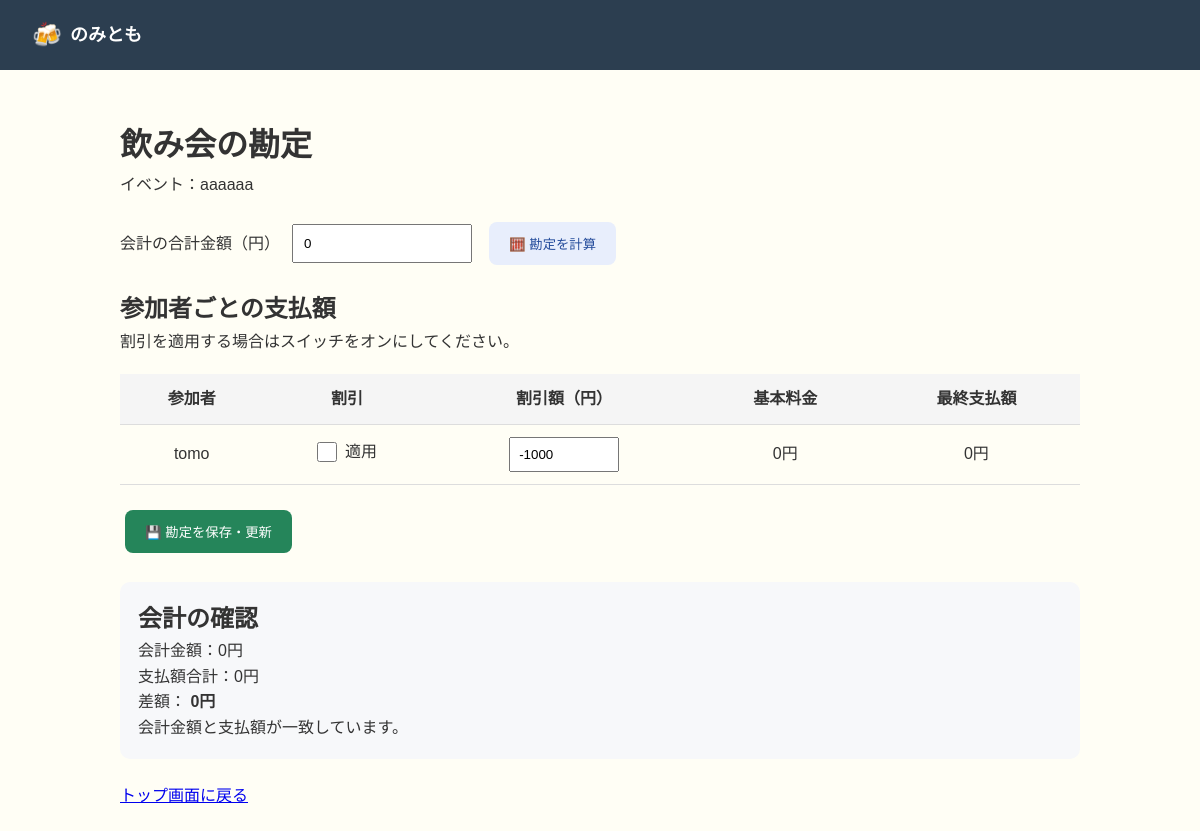
The page /event/6/billing (signed in) on the database its author committed.
### tables this page shows
CREATE TABLE events (
    id INTEGER PRIMARY KEY AUTOINCREMENT,

    title TEXT NOT NULL,

    host_user_id INTEGER NOT NULL,

    places TEXT,
    dates TEXT,
    times TEXT,

    is_active BOOLEAN NOT NULL DEFAULT 1,

    created_at DATETIME NOT NULL DEFAULT (datetime('now','localtime')),

    finished_at DATETIME,

    FOREIGN KEY(host_user_id)
        REFERENCES users(id)
);

CREATE TABLE users (
    id INTEGER PRIMARY KEY AUTOINCREMENT,
    username TEXT NOT NULL UNIQUE,
    email TEXT NOT NULL UNIQUE,
    password_hash TEXT NOT NULL,
    created_at DATETIME NOT NULL DEFAULT CURRENT_TIMESTAMP
);

### app.py (the view, shortened to what this page needs)
@app.route("/event/<int:event_id>/billing", methods=["GET", "POST"])
def event_billing(event_id):
    if "user_id" not in session:
        return redirect(url_for("login"))
    user_id = session["user_id"]
    conn = get_db()
    conn.execute("PRAGMA foreign_keys = ON")
    try:
        event = conn.execute(
            "SELECT * FROM events WHERE id = ?", (event_id,)
        ).fetchone()
        if event is None:
            flash("イベントが見つかりません。")
            return redirect(url_for("index"))
        if event["host_user_id"] != user_id:
            flash("勘定を編集できるのは主催者のみです。")
            return redirect(url_for("index"))
        participants = conn.execute("""
            SELECT DISTINCT u.id, u.username AS name
            FROM votes v
            JOIN users u ON u.id = v.user_id
            WHERE v.event_id = ? AND v.is_join = 1
            ORDER BY u.id
        """, (event_id,)).fetchall()
        billing = conn.execute(
            "SELECT * FROM billings WHERE event_id = ?", (event_id,)
        ).fetchone()
        details = {}
        total_amount = billing["total_amount"] if billing else 0
        calculated = False
        error = None
        if calculated:
            shown_participants = display_participants
        else:
            base_amount = (
                calculate_base_amount(total_amount, len(participants))
                if participants and total_amount >= 0 else 0
            )
            shown_participants = []
            for p in participants:
                d = details.get(p["id"], {})
                enabled = d.get("discount_enabled", 0)
                adjustment = d.get("adjustment", -1000)
                shown_participants.append({
                    "id": p["id"],
                    "name": p["name"],
                    "base_amount": d.get("base_amount", base_amount),
                    "adjustment": adjustment,
                    "discount_enabled": enabled,
                    "final_amount": d.get("final_amount", base_amount),
                })
        paid_total = sum(
            p["final_amount"] for p in shown_participants
        )
        difference = total_amount - paid_total
        return render_template(
            "billing.html",
            event=event,
            participants=shown_participants,
            total_amount=total_amount,
            paid_total=paid_total,
            difference=difference,
            billing=billing,
            calculated=calculated,
            error=error,
        )
    finally:
        conn.close()

### app.py (called while the page is built)
def calculate_base_amount(total_amount, participant_count):
    if total_amount < 0:
        raise ValueError("合計金額は0円以上で入力してください。")
    if participant_count <= 0:
        raise ValueError("参加者がいません。")
    return (total_amount // participant_count // 10) * 10

def get_db():
    conn = sqlite3.connect(DB_NAME)
    conn.row_factory = sqlite3.Row
    return conn

### templates/billing.html (shortened to what this page needs)
<!DOCTYPE html>
<html lang="ja">
<head>
    <link rel="stylesheet" href="{{ url_for('static', filename='css/style.css') }}">
</head>
<body>
    <header class="header">
        <div class="header-logo">
            <span class="beer-icon">🍻</span>
            <span class="header-title">のみとも</span>
        </div>
    </header>
    <main class="billing-container">
        <h1>飲み会の勘定</h1>
        <p>イベント：{{ event.title }}</p>
        <form method="POST">
            <div class="billing-input">
                <label for="total_amount">会計の合計金額（円）</label>
                <input type="number" id="total_amount" name="total_amount" min="0" step="1" value="{{ total_amount }}"
                    required>
                <button type="submit" name="action" value="calculate" class="billing-button calculate-button">
                    🧮 勘定を計算
                </button>
            </div>
            <h2>参加者ごとの支払額</h2>
            <p>割引を適用する場合はスイッチをオンにしてください。</p>
            {% if participants %}
            <div class="billing-table-wrapper">
                <table class="billing-table">
                    <thead>
                        <tr>
                            <th>参加者</th>
                            <th>割引</th>
                            <th>割引額（円）</th>
                            <th>基本料金</th>
                            <th>最終支払額</th>
                        </tr>
                    </thead>
                    <tbody>
                        {% for p in participants %}
                        <tr>
                            <td>{{ p.name }}</td>
                            <td>
                                <label class="discount-switch">
                                    <input type="checkbox" name="discount_enabled_{{ p.id }}" >
                                    <span>適用</span>
                                </label>
                            </td>
                            <td>
                                <input type="number" class="adjustment-input" name="adjustment_{{ p.id }}"
                                    value="{{ p.adjustment }}" step="1" aria-label="{{ p.name }}の割引額">
                            </td>
                            <td>{{ "{:,}".format(p.base_amount) }}円</td>
                            <td>
                                {% if p.discount_enabled %}
                                <span class="discounted">
                                    {{ "{:,}".format(p.final_amount) }}円
                                </span>
                                {% else %}
                                {{ "{:,}".format(p.final_amount) }}円
                                {% endif %}
                            </td>
                        </tr>
                        {% endfor %}
                    </tbody>
                </table>
            </div>
            <button type="submit" name="action" value="save" class="billing-button save-button">
                💾 勘定を保存・更新
            </button>
            {% else %}
            <p>参加すると回答したユーザーはいません。</p>
            {% endif %}
        </form>
        <section class="billing-summary">
            <h2>会計の確認</h2>
            <p>会計金額：{{ "{:,}".format(total_amount) }}円</p>
            <p>支払額合計：{{ "{:,}".format(paid_total) }}円</p>
            <p>
                差額：
                <strong>{{ "{:,}".format(difference) }}円</strong>
            </p>
            {% if difference == 0 %}
            <p>会計金額と支払額が一致しています。</p>
            {% elif difference > 0 %}
            <p>あと{{ "{:,}".format(difference) }}円を配分する必要があります。</p>
            {% else %}
            <p>会計金額より{{ "{:,}".format(-difference) }}円多く設定されています。</p>
            {% endif %}
        </section>
        <p style="margin-top: 24px;">
            <a href="{{ url_for('index') }}">トップ画面に戻る</a>
        </p>
    </main>
</body>
</html>

### static/css/style.css (style rules this page uses)
:root { --primary-color: #F5A623; --primary-hover: #E09000; --primary-light: #FFF8E7; --secondary-color: #2C3E50; --text-primary: #333333; --text-secondary: #666666; --text-muted: #999999; --background: #FFFEF5; --white: #FFFFFF; --border-color: #E0E0E0; --error-color: #E74C3C; --success-color: #27AE60; --shadow-sm: 0 2px 4px rgba(0, 0, 0, 0.05); --shadow-md: 0 4px 12px rgba(0, 0, 0, 0.1); --shadow-lg: 0 8px 24px rgba(0, 0, 0, 0.12); --radius-sm: 8px; --radius-md: 12px; --radius-lg: 16px; --radius-full: 50px; }
* { margin: 0; padding: 0; box-sizing: border-box; }
body { font-family: 'Hiragino Sans', 'Hiragino Kaku Gothic ProN', 'Noto Sans JP', sans-serif; background-color: var(--background); color: var(--text-primary); line-height: 1.6; min-height: 100vh; }
.header { background-color: var(--secondary-color); color: var(--white); padding: 16px 32px; display: flex; justify-content: space-between; align-items: center; position: sticky; top: 0; z-index: 100; }
.header-logo { display: flex; align-items: center; gap: 8px; }
.beer-icon { font-size: 24px; }
.header-title { font-size: 18px; font-weight: 600; }

### templates/billing.html (style rules this page uses)
.billing-container { max-width: 1000px; margin: 30px auto; padding: 20px; }
.billing-input { display: flex; flex-wrap: wrap; align-items: center; gap: 12px; margin: 20px 0; }
.billing-input input { width: 180px; padding: 10px; }
.billing-table-wrapper { overflow-x: auto; }
.billing-table { width: 100%; border-collapse: collapse; margin: 20px 0; }
.billing-table th, .billing-table td { padding: 12px; border-bottom: 1px solid #ddd; text-align: center; }
.billing-table th { background: #f5f5f5; }
.discount-switch { display: inline-flex; align-items: center; gap: 8px; cursor: pointer; white-space: nowrap; }
.discount-switch input { width: 20px; height: 20px; accent-color: #25855a; cursor: pointer; }
.adjustment-input { width: 110px; padding: 8px; }
.billing-button { padding: 12px 20px; border: none; border-radius: 8px; cursor: pointer; margin: 5px; }
.calculate-button { background: #e8eefc; color: #234b9b; }
.save-button { background: #25855a; color: white; }
.billing-summary { background: #f7f8fa; border-radius: 10px; padding: 18px; margin-top: 24px; }

### rows shown on the page
events: title "aaaaaa"
users: name "tomo", adjustment "-1000", base_amount "0", final_amount "0"

### other values the page prints
{{ "{:,}".format(total_amount) }} "0"
{{ "{:,}".format(paid_total) }} "0"
{{ "{:,}".format(difference) }} "0"
